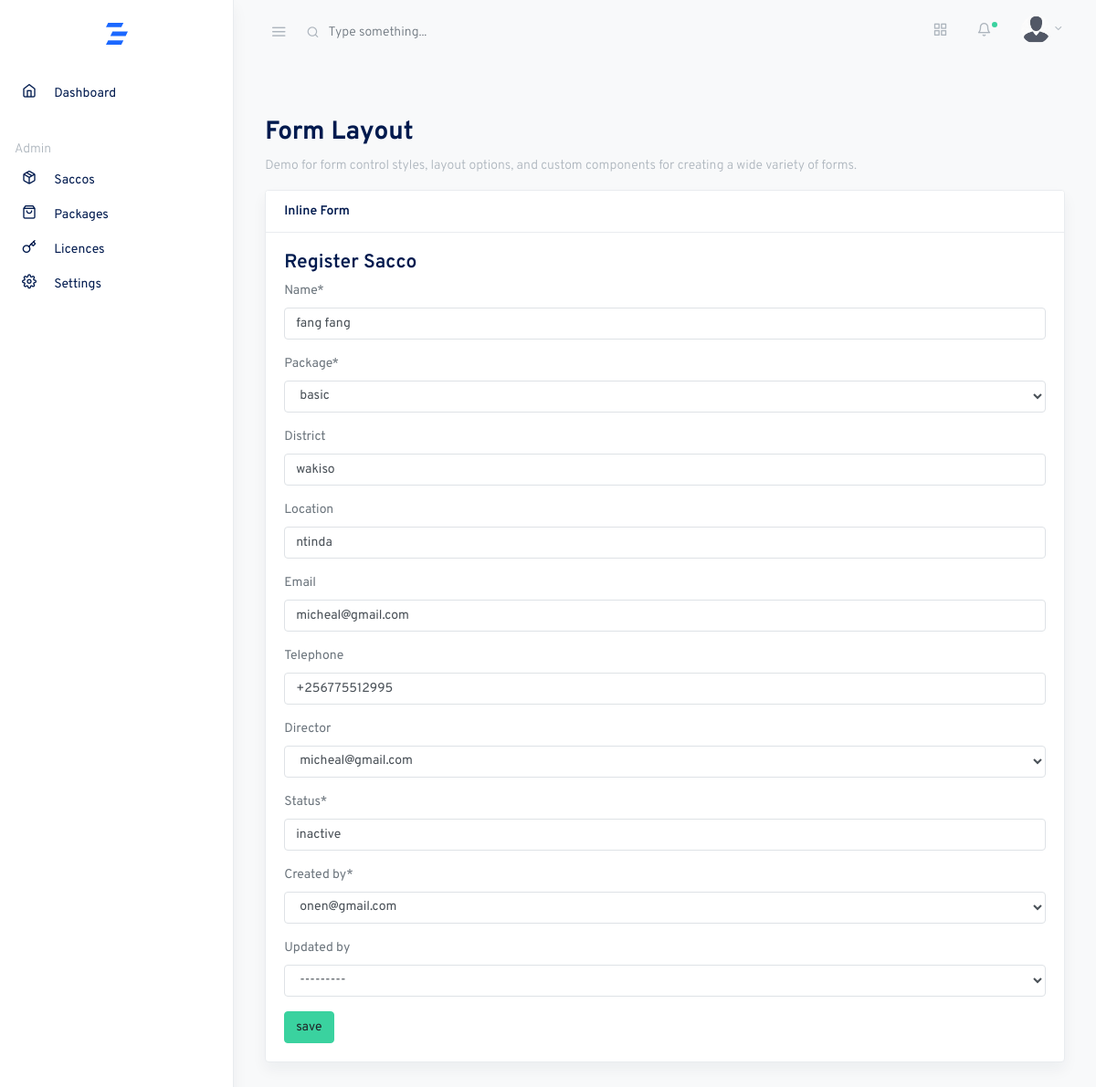
The app's page /saccos/2/update, older data.
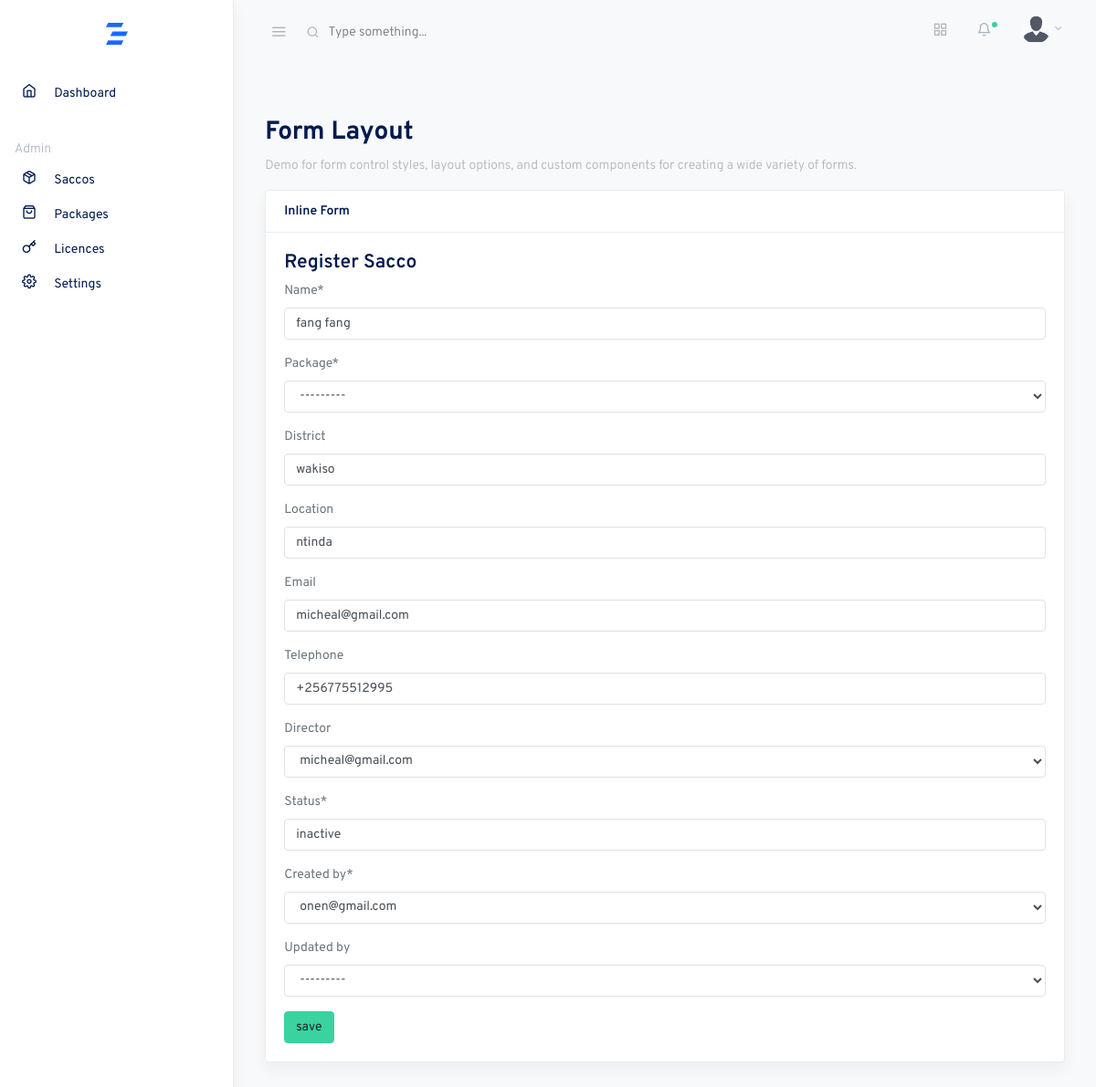
The same page, newer data.
### core/models.py (models this page shows, shortened)
class CustomModel(models.Model):
    created_on = models.DateTimeField(auto_now_add=True)
    updated_on = models.DateTimeField(auto_now=True, null=True)
    class Meta:
        abstract = True
        ordering = ['created_on']

class Sacco(CustomModel):
    name = models.CharField(max_length=80, unique=True)
    package = models.ForeignKey(Package, null=True, on_delete=models.SET_NULL, related_name='bussiness_package')  # TODO Set package to default rather than null
    district = models.CharField(max_length=60, null=True, blank=True,)
    location = models.CharField(max_length=60, null=True, blank=True,)
    email = models.EmailField(null=True, blank=True, unique=True)
    telephone = models.CharField(max_length=60, blank=True, null=True, unique=True)
    director = models.ForeignKey(User, null=True, on_delete=models.SET_NULL, related_name='bussiness_director', blank=True,)
    status = models.CharField(max_length=10, default='inactive')
    created_by = models.ForeignKey(User, on_delete=models.CASCADE, related_name='bussiness_creator')
    updated_by = models.ForeignKey(User, on_delete=models.CASCADE, related_name='bussiness_updater', null=True, blank=True)
    objects = models.Manager()
    filtered_objects = SaccoManager()
    class Meta:
        ordering = ['-created_on']

class Package(CustomModel):
    name = models.CharField(max_length=60, unique=True)
    capacity = models.PositiveIntegerField()
    price = models.CharField(max_length=9, choices=PRICES, default='120000')
    status = models.CharField(max_length=10, default='active')
    def __str__(self):
        return self.name

### accounts/models.py (models this page shows, shortened)
class User(AbstractBaseUser, PermissionsMixin):
    USERNAME_FIELD = 'email'
    REQUIRED_FIELDS = []
    first_name = models.CharField(max_length=20, blank=True, null=True)
    last_name = models.CharField(max_length=20, blank=True, null=True)
    username = models.CharField(max_length=20, blank=True, null=True)
    email = models.EmailField(unique=True)
    telephone = models.CharField(max_length=15, blank=True, null=True, unique=True)
    id_type = models.CharField(max_length=20, blank=True, choices=ID_TYPE, default='national')
    id_number = models.CharField(max_length=30, blank=True, null=True, validators=[MinLengthValidator(9), MaxLengthValidator(14)])
    photo = models.ImageField(upload_to='profile/', blank=True, null=True, validators=[image_validator])
    date_joined = models.DateTimeField(auto_now_add=True)
    updated_at = models.DateTimeField(auto_now=True)
    is_active = models.BooleanField(default=True)
    is_staff = models.BooleanField(default=False)
    is_member = models.BooleanField(default=False)
    is_previously_logged_in = models.BooleanField(default=False)
    gender = models.CharField(max_length=20, choices=MARITAL_STATUS, default='single')
    village = models.CharField(max_length=60, blank=True, null=True)
    date_of_birth = models.DateField(auto_now_add=False, auto_created=False, blank=True, null=True, validators=[dob_validation])
    gender = models.CharField(max_length=20, blank=True, choices=GENDER, default='single')
    next_of_kin_name = models.CharField(max_length=50, blank=True, null=True)
    next_of_kin_contact = models.CharField(max_length=50, blank=True, null=True)
    occupation = models.CharField(max_length=60, blank=True, null=True)
    employer_type = models.CharField(max_length=60, blank=True, choices=EMPLOYER_TYPE, default='organization')
    organization = models.CharField(max_length=80, blank=True, null=True)
    objects = UserManager()
    class Meta:
        ordering = ['-date_joined', '-updated_at']
    def __str__(self):
        return self.email

### core/views.py (the view)
# urls.py: path('saccos/<str:pk>/update', SaccoUpdateView.as_view(), name='sacco_update'),
class SaccoUpdateView(UpdateView):
    model = Sacco
    context_object_name = 'sacco'
    template_name = 'saccos/update.html'
    fields = '__all__'

### templates/saccos/update.html (shortened to what this page needs)
{% extends 'base.html' %}
{% load crispy_forms_tags %}
{% block content %}
<div class="container-fluid">
    <div class="row justify-content-center">
      <div class="col-12">
        <h2 class="page-title">Form Layout</h2>
        <p class="text-muted">Demo for form control styles, layout options, and custom components for creating a wide variety of forms.</p>
        <div class="row">
          <div class="col-md-12">
            <div class="card shadow mb-4">
              <div class="card-header">
                <strong class="card-title">Inline Form</strong>
              </div>
              <div class="card-body">
                <form action="" method="post">
                    <h4>Register Sacco</h4>
                    {{form|crispy}}
                    <input class="btn btn-success" type="submit" value="save">
                 </form>
              </div>
            </div>
          </div>
        </div>
      </div>
    </div>
  </div>
{% endblock content %}

Row changes from the older to the newer data that the page shows:
changed Sacco "wakiso": package "basic" → "---------"
